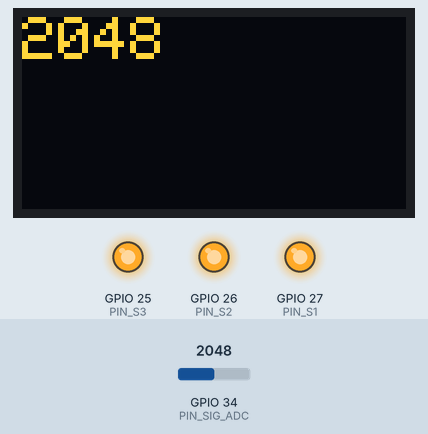
The program below on a simulated ESP32. Shown: 128×64 one-colour display, output pins drawn as LEDs (lit = HIGH). Inputs (shaded band) come from the test bench; at power-on: GPIO 34 (PIN_SIG_ADC) = 2048. The OLED is the two-colour kind (top 16 rows yellow); the local clock reads 2024-03-15 10:24:30 at power-on unless the program sets it; storage starts empty; pins used as bus, display or sensor lines are not drawn; what the program prints to the serial monitor is not drawn.

Above: at 0.2 s.
Timing chart, 0 to 122.2 s (numbered marks = the images above):
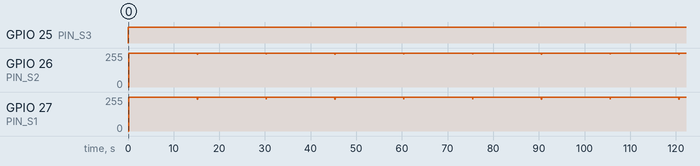

The program:

main.cpp
```cpp
#include <Arduino.h>
#include <time.h>
#include <sys/time.h>
#include <Wire.h>
#include <SD.h>
#include <SPI.h>
#include <RTClib.h>
#include <Adafruit_GFX.h>
#include <Adafruit_SSD1306.h>

#define INTERVALO_KEEPAWAKE 5000U	// 5s
#define INTERVALO_DADOS 15000U	// 15s

// Número de sensores ativos atualmente
#define NUM_SENSORES 30

// Pinos de Seleção dos MUXs
#define PIN_S0 14
#define PIN_S1 27
#define PIN_S2 26
#define PIN_S3 25

// Pinos Enable dos MUXs
#define PIN_MUX1_EN 32
#define PIN_MUX2_EN 33

// Pino de Leitura Analógica dos MUXs
#define PIN_SIG_ADC 34

// Lista com os IDs que possuem sensores conectados.
const int IDS_ATIVOS[NUM_SENSORES] = {
    0,  1,  2,  3,  4,  5,  6,  7,  8,  9, 10, 11, 12, 13, 14,	// Mux 1 (0 - 15)
   16, 17, 18, 19, 20, 21, 22, 23, 24, 25, 26, 27, 28, 29, 30	// Mux 2 (16 - 31)
};

// Pino CS (Chip Select) do módulo adaptador de cartão SD
#define PIN_SD_CS 5

// RTC externo (com base em um DS3231)
RTC_DS3231 rtc;

// Dimensões do display
#define SCREEN_WIDTH 128
#define SCREEN_HEIGHT 64
#define OLED_RESET -1   // pino reset não utilizado
#define DISPLAY_ADDRESS 0x3C

// Display
Adafruit_SSD1306 display(SCREEN_WIDTH, SCREEN_HEIGHT, &Wire, OLED_RESET);

struct SensorData {
    int id_sensor;
    int leituraBruta;
    uint32_t horario;
};

SensorData leituras[NUM_SENSORES];  // guardará as leituras individuais em cada ciclo de leitura

/**
 * @brief Mantém o powerbank ativo.
 */
void keepAwake();

/**
 * @brief Faz a leitura de todos os sensores ativos e preenche o array fornecido com elas.
 *
 * @param leituras Ponteiro para um array com tamanho NUM_SENSORES.
 */
void readData(SensorData *leituras);

/**
 * @brief Grava um array de leituras em um arquivo CSV diário ("YYYYMMDD.csv") no cartão SD.
 *
 * @param leituras Ponteiro para um array (com tamanho NUM_SENSORES) contendo os dados dos sensores.
 * @return Código de status da execução.
 * @retval 0: Sucesso (dados gravados corretamente).
 * @retval 1: Erro (falha ao abrir o arquivo ou comunicar-se com o cartão SD).
 */
int writeData(const SensorData *leituras);

/**
 * @brief Imprime a média aritmética das leituras no display.
 */
void showData(const SensorData *leituras);

/**
 * @brief Inicializa os pinos dos multiplexadores e desliga-os.
 */
void setupMux();

/**
 * @brief Inicializa a comunicação com o RTC externo.
 */
void setupRTC();

/**
 * @brief Inicializa a comunicação com o cartão SD.
 */
void setupSD();

/**
 * @brief Configura os 4 pinos de seleção para abrir o canal correto (0 a 15)
 */
void setMuxChannel(int channel);

/**
 * @brief Sincroniza o relógio interno do sistema operacional usando um DS3231 (RTC externo)
 */
void syncInternalClock();

/**
 * @brief Retorna a hora atual (unix timestamp) do RTC externo
 */
uint32_t getExtTime();

/**
 * @brief Retorna a hora atual (unix timestamp) do relógio interno do ESP
 */
uint32_t getTime();

/**
 * @brief Limpa o display.
 */
void clearDisplay();

/**
 * @brief Imprime uma string qualquer no display.
 */
void displayPrint(String string, int cursorX, int cursorY, int tamanho);

/**
 * @brief Inicializa a comunicação com o display.
 */
void setupDisplay();

void TaskKeepAwake(void *pvParameters) {
	for(;;) {
		keepAwake();

		// Atraso não-bloqueante do SO
        vTaskDelay(INTERVALO_KEEPAWAKE / portTICK_PERIOD_MS);
	}
}

void TaskDados(void *pvParameters) {
    for (;;) {
        readData(leituras);
        writeData(leituras);
        showData(leituras);

        // Atraso não-bloqueante do SO
        vTaskDelay(INTERVALO_DADOS / portTICK_PERIOD_MS);
    }
}

/*
xTaskCreate(
    FuncaoDaTarefa,   // 1. pvTaskCode
    "NomeDaTarefa",   // 2. pcName
    TamanhoDaPilha,   // 3. usStackDepth (os 2048 / 4096)
    Parametros,       // 4. pvParameters
    Prioridade,       // 5. uxPriority
    &Identificador    // 6. pxCreatedTask
);
*/


void setup() {
	Serial.begin(115200);
	Serial.print("\x1b[20h");	// Imprimir isso conserta o newline no output serial no simulador

    setupRTC();
    setupSD();
    setupMux();
    setupDisplay();

	xTaskCreate(TaskKeepAwake, "KeepAwake", 2048, NULL, 2, NULL); // Prioridade 2 (Maior)
    xTaskCreate(TaskDados, "Dados", 4096, NULL, 1, NULL);         // Prioridade 1 (Menor)
}

void loop() {
	vTaskDelete(NULL);
}

void keepAwake() {
	;
}

void readData(SensorData *leituras) {
    for (int i = 0; i < NUM_SENSORES; i++) {
        int id = IDS_ATIVOS[i];
        int muxIndex = id / 16;   // Resulta em 0 (Mux 1) ou 1 (Mux 2)
        int channel = id % 16;    // Resulta na porta de 0 a 15

        // Configura os pinos de seleção do canal
        setMuxChannel(channel);

        // Controla os Enables: Liga apenas o Mux necessário e desliga o outro
        if (muxIndex == 0) {
            digitalWrite(PIN_MUX2_EN, HIGH); // Desliga Mux 2
            digitalWrite(PIN_MUX1_EN, LOW);  // Liga Mux 1
        } else {
            digitalWrite(PIN_MUX1_EN, HIGH); // Desliga Mux 1
            digitalWrite(PIN_MUX2_EN, LOW);  // Liga Mux 2
        }

        // Aguarda o sinal elétrico estabilizar
        delayMicroseconds(20);

        // Faz a leitura e salva no array
        leituras[i].id_sensor = id;
        leituras[i].leituraBruta = analogRead(PIN_SIG_ADC);
        leituras[i].horario = getTime();
    }

    // Desliga ambos os Muxes ao terminar o ciclo de leitura
    digitalWrite(PIN_MUX1_EN, HIGH);
    digitalWrite(PIN_MUX2_EN, HIGH);
}

int writeData(const SensorData *leituras) {
    // Usamos o horário da primeira leitura do array para saber em qual dia estamos
    time_t rawtime = (time_t) leituras[0].horario;
    struct tm * timeinfo = localtime(&rawtime);

    char filename[16];

    // Formata o nome do arquivo corretamente: "/YYYYMMDD.csv\0"
    snprintf(filename, sizeof(filename), "/%04d%02d%02d.csv",
        timeinfo->tm_year + 1900,   // tm_year conta anos desde 1900
        timeinfo->tm_mon + 1,       // tm_mon começa do 0
        timeinfo->tm_mday
    );

    // Verifica se o arquivo ja existia antes de abrir
    bool arquivoExistia = SD.exists(filename);

    // FILE_APPEND vai adicionar dados ao final (se o arquivo existir)
    // ou criar um arquivo novo (se for a primeira leitura do dia)
    File dataFile = SD.open(filename, FILE_APPEND);

    // Se o cartão SD foi ejetado ou corrompeu
    if (!dataFile) {
        Serial.println("ERRO: Não foi possível abrir o arquivo no cartão SD!");
        return 1; // Retorna código de erro
    }

    // Se o arquivo acabou de ser criado, escreve o cabeçalho na primeira linha
    if (!arquivoExistia) {
        dataFile.println("Timestamp,Sensor_ID,Valor");
    }

    // Escreve os dados no formato: Timestamp,ID,Valor
    for (int i = 0; i < NUM_SENSORES; i++) {
        dataFile.print(leituras[i].horario);
        dataFile.print(",");
        dataFile.print(leituras[i].id_sensor);
        dataFile.print(",");
        dataFile.println(leituras[i].leituraBruta); // o println adiciona a quebra de linha (\n)
    }

    // Fecha o arquivo e grava os dados físicamente no cartão SD
    dataFile.close();

    return 0;
}

void showData(const SensorData *leituras) {
	int soma = 0;
    float media;

    for (int i = 0; i < NUM_SENSORES; i++) {
        soma += leituras[i].leituraBruta;
    }

    media = (float) soma / (float) NUM_SENSORES;

    char text[10];

    snprintf(text, sizeof(text), "%.0f", media);

    clearDisplay();
    displayPrint(text, 0, 0, 2);
}

void setupMux() {
    pinMode(PIN_S0, OUTPUT);
    pinMode(PIN_S1, OUTPUT);
    pinMode(PIN_S2, OUTPUT);
    pinMode(PIN_S3, OUTPUT);

    pinMode(PIN_MUX1_EN, OUTPUT);
    pinMode(PIN_MUX2_EN, OUTPUT);

    // Desliga ambos os Muxes inicialmente (Assumindo Enable Active-LOW)
    digitalWrite(PIN_MUX1_EN, HIGH);
    digitalWrite(PIN_MUX2_EN, HIGH);
}

void setupRTC() {
    // Inicializa o barramento I2C (SDA e SCL) necessário para o RTC externo
    Wire.begin();

    if (!rtc.begin()) { // Verifica se a comunicação foi inicializada com sucesso

        Serial.println("ERRO: RTC não encontrado no barramento I2C!");
        Serial.println("Leituras incluirão o horário incorreto (1970)!");

    } else if (rtc.lostPower()) { // Verifica se a bateria do RTC acabou ou foi removida (OSF Flag)

        Serial.println("ERRO: O RTC perdeu energia!");
        Serial.println("Leituras incluirão o horário incorreto!");

    } else {
        syncInternalClock();
    }
}

void setupSD() {
    if (!SD.begin(PIN_SD_CS)) {
        Serial.println("ERRO: Falha ao inicializar o Cartão SD!");
        Serial.println("Verifique as conexões SPI (MOSI, MISO, SCK, CS)");
    }
}

void setMuxChannel(int channel) {
	// Usamos bitRead para ler bit a bit o número do canal (0 a 15)
    // e enviar HIGH ou LOW para os pinos S0-S3
    digitalWrite(PIN_S0, bitRead(channel, 0));
    digitalWrite(PIN_S1, bitRead(channel, 1));
    digitalWrite(PIN_S2, bitRead(channel, 2));
    digitalWrite(PIN_S3, bitRead(channel, 3));
}

void syncInternalClock() {
    uint32_t rtcTimestamp = getExtTime();

    // Estrutura que o FreeRTOS (SO do ESP) utiliza
    struct timeval tv;
    tv.tv_sec = rtcTimestamp; // Segundos passados desde 1970
    tv.tv_usec = 0;           // Microssegundos

    // Injeta a hora no relógio interno
    settimeofday(&tv, NULL);
}

uint32_t getExtTime() {
    return rtc.now().unixtime();
}

uint32_t getTime() {
    time_t timestamp = time(NULL);
    return (uint32_t) timestamp;
}

void setupDisplay() {
    if(!display.begin(SSD1306_SWITCHCAPVCC, DISPLAY_ADDRESS)) {
        Serial.println("ERRO: Falha ao inicializar o OLED!");
    }

    display.clearDisplay();
    display.setTextColor(SSD1306_WHITE);
    display.display();
}

void clearDisplay() {
    display.clearDisplay();
    display.display();
}

void displayPrint(String string, int cursorX, int cursorY, int tamanho) {
    display.setTextSize(tamanho);
    display.setCursor(cursorX, cursorY);
    display.print(string);
    display.display();
}
```

Measured:
- by itself, GPIO 25 (PIN_S3): LOW → HIGH at 0.08 s
- by itself, GPIO 26 (PIN_S2): repeats every 15.1 s: 255/255 15.0 s, 245/255 0.04 s
- by itself, GPIO 27 (PIN_S1): repeats every 15.1 s: 255/255 15.0 s, 240/255 0.04 s
